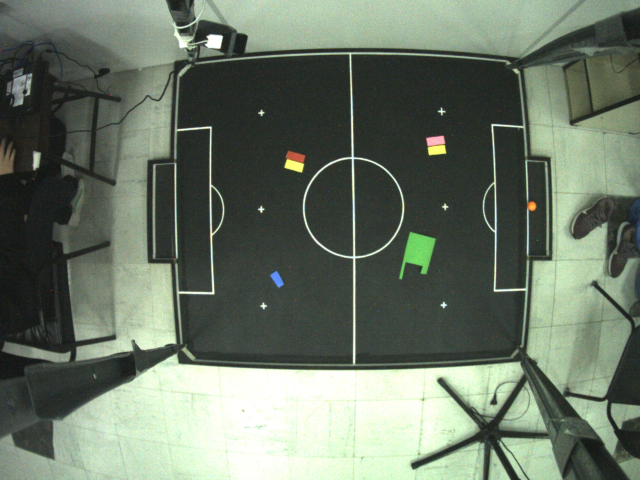
#> input picture frame2.jpg, 1280 x 960 px (shown at 1/2 size)
$ python basic-drawing.py
#> lines starting #> are read from the running program, lines starting #| are printed output that depends on the picture; after the words box and inside, x2 and y2 are one past the last pixel; in counts of white or black regions, pixels touching at a corner belong together
import cv2
import numpy as np
WIDTH = 1360
HEIGHT = 1040
ix, iy = 0, 0
# mouse callback function
def draw_circle(event,x,y,flags,param):
    global ix,iy
    ix = x
    iy = y

# Create a black image, a window and bind the function to window
img = cv2.imread("frame2.jpg")
#> img is the input picture: shape (960, 1280, 3); mean B, G, R 102.3, 117.2, 106
cv2.namedWindow('image')
cv2.setMouseCallback('image',draw_circle)
font = cv2.FONT_HERSHEY_SIMPLEX

while(1):
    img = cv2.imread("frame2.jpg")
    cv2.circle(img, (ix, iy), 50, (0, 255, 0), 2)
#> img: shape (960, 1280, 3); 0.02% of pixels changed, all inside (x1, y1, x2, y2) = (0, 0, 52, 52)
    cv2.line(img, (320, 0), (320, 480), (255, 255, 255), 2)
    cv2.circle(img, (320, 240), 50, (255, 255, 255), 2)
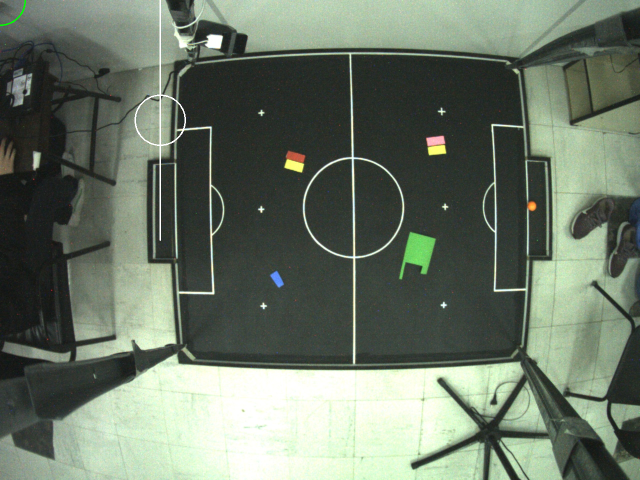
#> img: shape (960, 1280, 3) (shown at 1/2 size); mean B, G, R 102.5, 117.5, 106.2
    cv2.putText(img,str(ix) + ', ' + str(iy),(ix - 38,iy - 5), font, .5, (200,255,155), 1, cv2.LINE_AA)
    cv2.imshow('image', img)
    k = cv2.waitKey(17)
#> (key Esc is pressed here)
    if k == 27:
        break
cv2.destroyAllWindows()

$ run again, with frame1559330079.jpg copied over frame2.jpg
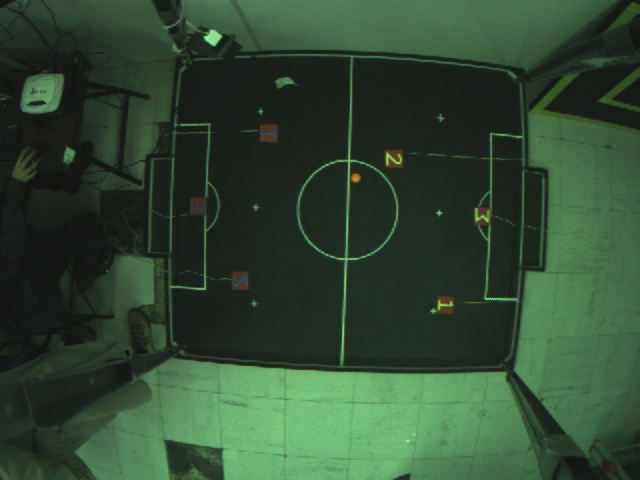
#> input picture frame1559330079.jpg, 640 x 480 px
#> img is the input picture: shape (480, 640, 3); mean B, G, R 50.5, 73, 48.8
#> `cv2.circle(img, (320, 240), 50, (255, 255, 255), 2)`:
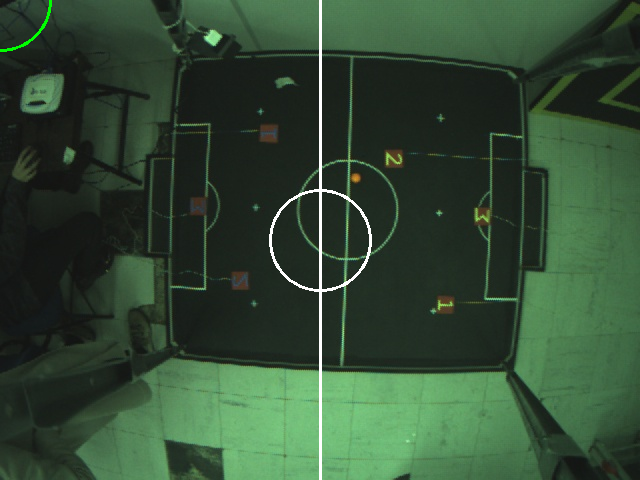
#> img: shape (480, 640, 3); mean B, G, R 52, 74.6, 50.3

$ run again, with Captura de tela de 2019-05-31 16-16-18.png saved as frame2.jpg
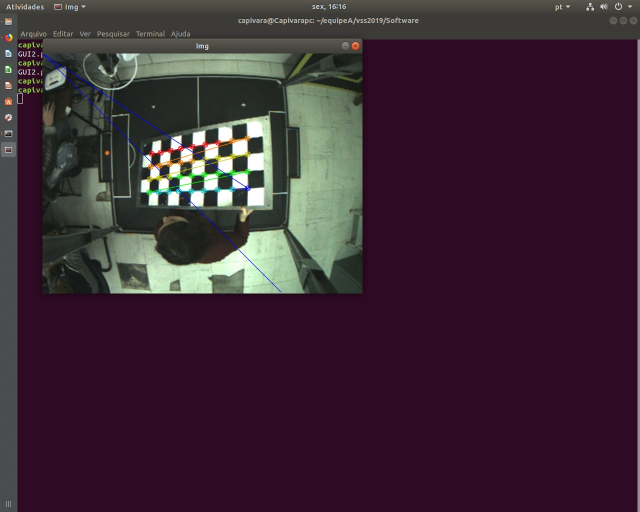
#> input picture Captura de tela de 2019-05-31 16-16-18.png, 1280 x 1024 px (shown at 1/2 size)
#> img is the input picture: shape (1024, 1280, 3); mean B, G, R 52.5, 39.2, 61.5
#> `cv2.circle(img, (320, 240), 50, (255, 255, 255), 2)`:
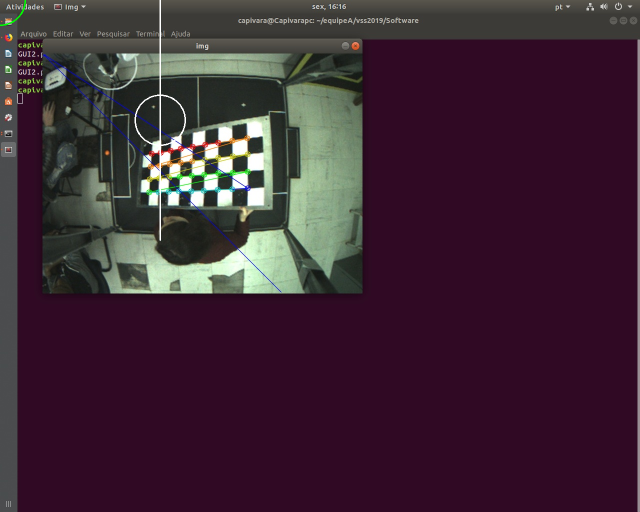
#> img: shape (1024, 1280, 3) (shown at 1/2 size); mean B, G, R 52.8, 39.5, 61.8
